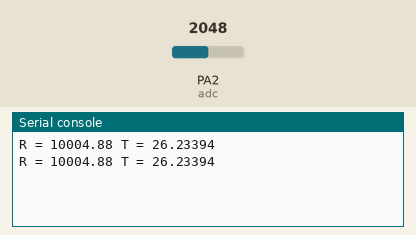
Recording of a program running on a simulated pyboard running MicroPython. Parts: the last lines printed to the serial console. The test bench sets the inputs (shaded band); at power-on: PA2 (adc) = 2048 (analog values on the 0–4095 scale).

Above: at 1.2 s.
1.3 s: PA2 (adc) set to 2866
At 2.6 s:
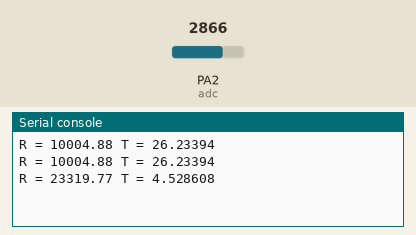
2.8 s: PA2 (adc) set to 3603
At 3.8 s:
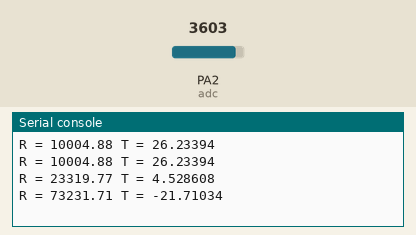
Timing chart, 0 to 5.8 s (numbered marks = the images above; inputs shaded):
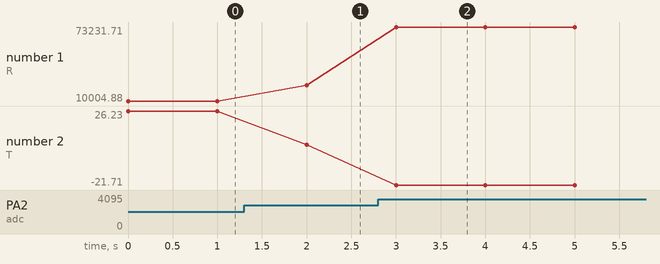

The program:

ctn_steinhart-hart.py
```python
from pyb import Pin, ADC
from math import log
from time import sleep_ms

adc = ADC(Pin("A2")) # Déclaration de l'ADC sur la broche A0

Ro = 10e3                   # Résistance série
A =  0.0010832035972923174  # Coeff. de Steinhart-Hart
B =  0.00021723460553451255 # ...
C =  3.276999926128753e-07  # ...

while True:
    N = adc.read()                               # Mesure de la tension
    R = Ro*N/(4095-N)                            # Calcul de R_CTN
    T = 1/(A + B*log(R) + C*log(R)**3) - 273.15  # Relation de Steinhart-Hart
    print("R =", R, "T =", T)                    # Affichage
    sleep_ms(1000)                               # Temporisation
```

Measured:
- after the input at 1.3 s, the serial console: prints a new line after 0.70 s (image 1)
- after the input at 2.8 s, the serial console: prints a new line after 0.20 s (image 2)
- plotted number 1: 10004.88 → 23319.77 after the input at 1.3 s, 23319.77 → 73231.71 after the input at 2.8 s
- plotted number 2: 26.23 → 4.53 after the input at 1.3 s, 4.53 → -21.71 after the input at 2.8 s
